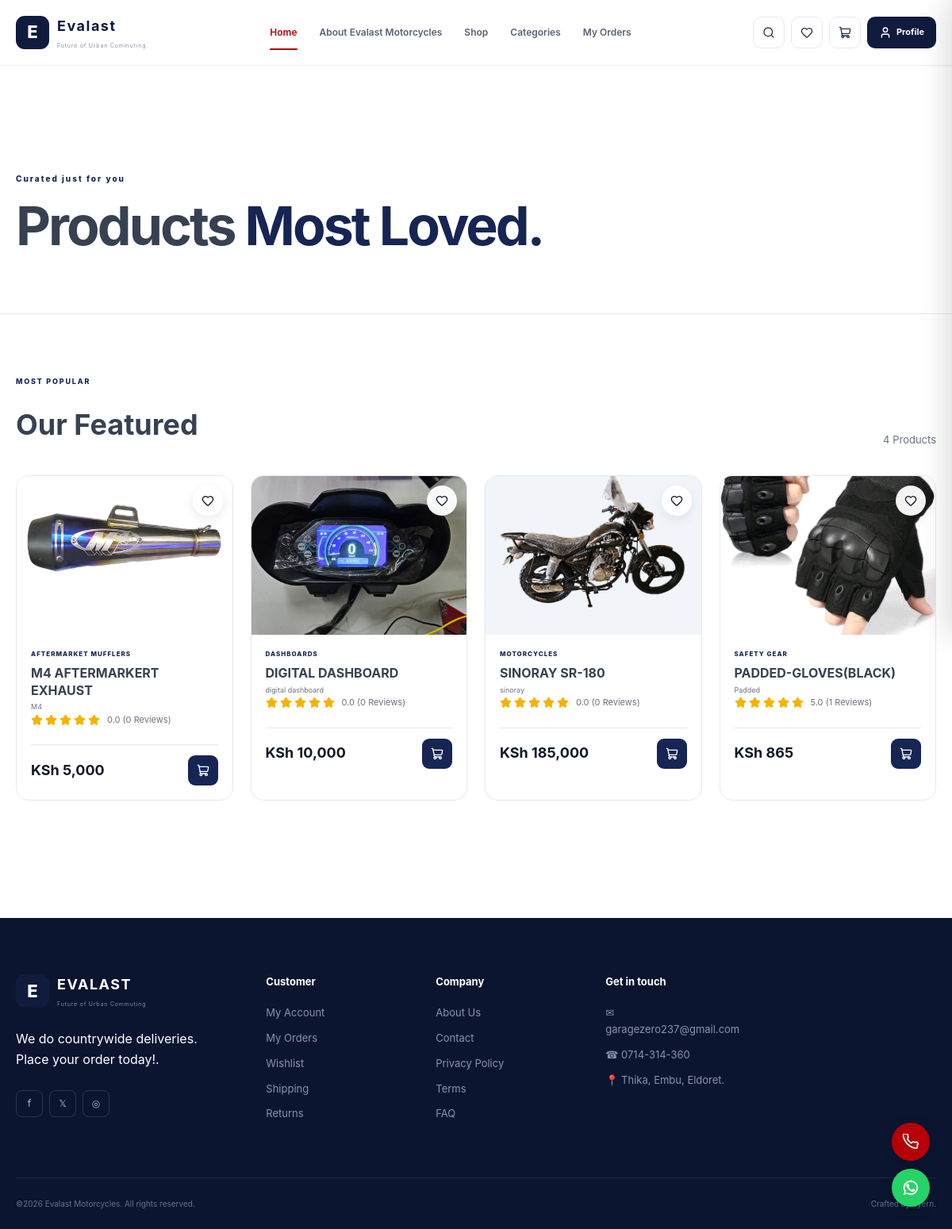
Screenshot of /featured_books/ (signed in) with the database file from the repository.
### app/models.py (models this page shows, shortened)
class Book(models.Model):
    STATUS_CHOICES = [
        ('active', 'Active'),
        ('inactive', 'Inactive'),
    ]
    title = models.CharField(max_length=255)
    cover = models.ImageField(
        upload_to='books/',
        blank=True,
        null=True
    )
    author = models.CharField(max_length=255)
    category = models.ForeignKey(
        'Category',
        on_delete=models.SET_NULL,
        null=True,
        blank=True,
        related_name='books'
    )
    isbn = models.CharField(
        max_length=20,
        unique=True,
        blank=True,
        null=True
    )
    publisher = models.CharField(
        max_length=255,
        blank=True,
        null=True
    )
    published_date = models.DateField(
        blank=True,
        null=True
    )
    language = models.CharField(
        max_length=100,
        blank=True,
        null=True
    )
    format = models.CharField(
        max_length=50,
        blank=True,
        null=True
    )
    price = models.PositiveIntegerField(
       default=0
    )
    stock = models.PositiveIntegerField(
        default=0
    )
    status = models.CharField(
        max_length=20,
        choices=STATUS_CHOICES,
        default='active'
    )
    description = models.TextField(
        blank=True,
        null=True
    )
    is_pre_order = models.BooleanField(default=False)
    created_at = models.DateTimeField(auto_now_add=True)
    updated_at = models.DateTimeField(auto_now=True)
    show_on_home = models.BooleanField(default=False)
    home_section = models.CharField(
        max_length=20,
        choices=[
            ('none', 'None'),
            ('featured', 'Featured'),
            ('best_seller', 'Best Seller'),
            ('new_arrival', 'New Arrival'),
        ],
        default='none'
    )

class Category(models.Model):
    name = models.CharField(max_length=100)
    icon = models.CharField(max_length=100, null=True, blank=True)
    description = models.TextField(blank=True, null=True)
    status = models.BooleanField(default=True)

### app/views/client_views.py (the view)
# urls.py: path('featured_books/',
@login_required
def featured_books(request):
    books = Book.objects.filter(
        show_on_home=True,
        home_section='featured',
        status='active'
    ).annotate(
        average_rating=Avg('reviews__rating'),
        review_count=Count('reviews')
    ).order_by('-created_at')
    wishlist_book_ids = Wishlist.objects.filter(
        user=request.user
    ).values_list('book_id', flat=True)
    context = {
        'books': books,
        'wishlist_book_ids': wishlist_book_ids,
    }
    return render(
        request,
        'website/featured_books.html',
        context
    )

### templates/website/featured_books.html (shortened to what this page needs)
{% extends 'website/base.html' %}
{% load static %}
{% load humanize %}
{% block extra_css %}
<link rel="stylesheet" href="{% static 'website/css/pages.css' %}">
{% endblock %}
{% block main %}
<main class="categories-page">
    <section class="categories-hero">
        <div class="categories-container">
            <div class="categories-hero-content">
                <span class="categories-label">
                    Curated just for you
                </span>
                <h1>
                    Products
                    <span>Most Loved.</span>
                </h1>
            </div>
        </div>
    </section>
    <section class="best-sellers-section">
        <div class="shop-container">
            <div class="best-sellers-heading">
                <div>
                    <span class="section-label">
                        MOST POPULAR
                    </span>
                    <h2>
                        Our Featured
                    </h2>
                </div>
                <span class="book-count">
                    {{ books|length }} Products
                </span>
            </div>
            <div class="books-grid">
                {% for book in books %}
                <article class="book-card">
                    <div class="book-image">
                        <a href="{% url 'book_detail' book.id %}">
                            {% if book.cover %}
                                <img
                                    src="{{ book.cover.url }}"
                                    alt="{{ book.title }}"
                                >
                            {% else %}
                                <img
                                    src="{% static 'website/images/books/default-book.jpg' %}"
                                    alt="{{ book.title }}"
                                >
                            {% endif %}
                        </a>
                        {% if book.id in wishlist_book_ids %}
                            <a
                                href="{% url 'remove_from_wishlist' book.id %}"
                                class="wishlist-btn wishlist-active"
                                title="Remove from wishlist"
                            >
                                <i data-lucide="heart"></i>
                            </a>
                        {% else %}
                            <a
                                href="{% url 'add_to_wishlist' book.id %}"
                                class="wishlist-btn"
                                title="Add to wishlist"
                            >
                                <i data-lucide="heart"></i>
                            </a>
                        {% endif %}
                    </div>
                    <div class="book-info">
                        {% if book.category %}
                            <span class="book-category">
                                {{ book.category.name }}
                            </span>
                        {% endif %}
                        <h3>
                            <a href="{% url 'book_detail' book.id %}">
                                {{ book.title }}
                            </a>
                        </h3>
                        <p class="book-author">
                            {{ book.author }}
                        </p>
                        <div class="bd-rating">
                            <div class="bd-stars">
                                {% for i in "12345" %}
                                    {% if book.average_rating and forloop.counter <= book.average_rating %}
                                        <i data-lucide="star"></i>
                                    {% else %}
                                        <i
                                            data-lucide="star"
                                            class="empty-star"
                                        ></i>
                                    {% endif %}
                                {% endfor %}
                            </div>
                            <span>
                                {{ book.average_rating|default:"0"|floatformat:1 }}
                                ({{ book.review_count|default:"0" }} Reviews)
                            </span>
                        </div>
                        <div class="book-bottom">
                            <div class="book-price">
                                <strong>
                                    KSh {{ book.price|intcomma }}
                                </strong>
                            </div>
                            <a
                                class="cart-btn"
                                href="{% url 'add_to_cart' book.id %}"
                                title="Add to cart"
                            >
                                <i data-lucide="shopping-cart"></i>
                            </a>
                        </div>
                    </div>
                </article>
                {% endfor %}
            </div>
        </div>
    </section>
</main>
{% endblock %}

### templates/website/base.html (shortened to what this page needs)
<!doctype html>
{% load static %}
<html lang="en">
    <head>
        <link rel="stylesheet" href="https://cdnjs.cloudflare.com/ajax/libs/font-awesome/6.5.1/css/all.min.css"/>
        <link rel="stylesheet" href="{% static 'website/css/home.css' %}" />
        <link rel="stylesheet" href="https://cdn.jsdelivr.net/npm/bootstrap-icons@1.11.3/font/bootstrap-icons.min.css">
        <link rel="stylesheet" href="https://cdnjs.cloudflare.com/ajax/libs/bootstrap/5.3.8/css/bootstrap-grid.css">
        <link rel="stylesheet" href="https://cdn.jsdelivr.net/npm/swiper@12/swiper-bundle.min.css"/>
        {% block extra_css %}
        {% endblock %}
    </head>
  <div class="fl-a">
    <a href="tel:+254714314360" class="flb cl" title="Call 0714-314-360">
    </a>
    <a href="https://wa.me/254714314360?text=Hi!%20I'm%20from%20Evalast%20Motorcycles%20website%20😊%20." target="_blank"
      class="flb wa" title="WhatsApp 0714-314-360">
    </a>
  </div>
    <body>
        {% include 'includes/website/header.html' %}
        {% include 'includes/website/message.html' %}
        <main class="my-5">{% block main %}{% endblock %}</main>
        {% include 'includes/website/footer.html' %}
    </body>
</html>

### templates/includes/website/header.html (shortened to what this page needs)
<!DOCTYPE html>
 {% load static %}
<html lang="en">
<head>
    <link rel="stylesheet" href="{% static 'website/css/header.css' %}">
</head>
<body>
    <header class="site-header">
    <div class="header-container">
        <a href="/" class="logo">
            <span class="logo-icon">E</span>
            <div>
                <strong>Evalast</strong>
                <small>Future of Urban Commuting.</small>
            </div>
        </a>
        <nav class="main-nav">
            <a href="/" class="active">Home</a>
            <a href="{% url 'about' %}">
                About Evalast Motorcycles
            </a>
            <a href="{% url 'shop' %}">
                Shop
            </a>
            <a href="{% url 'category' %}">
                Categories
            </a>
            <a href="{% url 'my_orders' %}">
                My Orders
            </a>
        </nav>
        <div class="header-actions">
            <button
                type="button"
                class="icon-btn"
                id="searchToggle"
                aria-label="Search"
            >
                <i data-lucide="search"></i>
            </button>
            <a href="{% url 'my_wishlist' %}" class="icon-btn">
                <i data-lucide="heart"></i>
            </a>
            <a href="{% url 'cart' %}" class="icon-btn cart">
                <i data-lucide="shopping-cart"></i>
            </a>
            {% if user.is_authenticated %}
                {% if user.is_staff %}
                    <a
                        href="{% url 'dashboard' %}"
                        class="account-btn"
                    >
                        Admin Dashboard
                    </a>
                {% else %}
                    <a
                        href="{% url 'profile' %}"
                        class="account-btn"
                    >
                        <i data-lucide="user"></i>
                        <span>Profile</span>
                    </a>
                {% endif %}
            {% endif %}
        </div>
    </div>
</header>
</body>
</html>

### templates/includes/website/message.html (shortened to what this page needs)
<!DOCTYPE html>
<html lang="en">
<head>
</head>
<body>
</body>
</html>

### templates/includes/website/footer.html (shortened to what this page needs)
<!DOCTYPE html>
{% load static %}
<html lang="en">
<head>
    <link rel="stylesheet" href="{% static 'website/css/footer.css' %}">
</head>
<body>
    <footer class="site-footer">
    <div class="footer-container">
        <div class="footer-brand">
            <a href="/" class="logo">
                <span class="logo-icon">E</span>
                <div>
                    <strong>EVALAST</strong>
                    <small>Future of Urban Commuting</small>
                </div>
            </a>
            <br>
            <p>
                We do countrywide deliveries.
                Place your order today!.
            </p>
            <br>
            <div class="socials">
                <a href="#">f</a>
                <a href="#">𝕏</a>
                <a href="#">◎</a>
            </div>
        </div>
        <div class="footer-links">
            <h4>Customer</h4>
            <a href="#">My Account</a>
            <a href="{% url 'my_orders' %}">My Orders</a>
            <a href="#">Wishlist</a>
            <a href="#">Shipping</a>
            <a href="#">Returns</a>
        </div>
        <div class="footer-links">
            <h4>Company</h4>
            <a href="#">About Us</a>
            <a href="#">Contact</a>
            <a href="#">Privacy Policy</a>
            <a href="#">Terms</a>
            <a href="#">FAQ</a>
        </div>
        <div class="footer-links">
            <h4>Get in touch</h4>
            <p>✉ garagezero237@gmail.com</p>
            <p>☎ 0714-314-360</p>
            <p>📍 Thika, Embu, Eldoret.</p>
        </div>
    </div>
    <div class="footer-bottom">
        <p>©2026 Evalast Motorcycles. All rights reserved.</p>
        <p>Crafted by Eyern.</p>
    </div>
</footer>
</body>
</html>

### rows the page displays
Book: cover (picture), category.name "AFTERMARKET MUFFLERS", title "M4 AFTERMARKERT EXHAUST", author "M4", average_rating "0.0", review_count "0", price "5,000"
Book: cover (picture), category.name "DASHBOARDS", title "DIGITAL DASHBOARD", author "digital dashboard", average_rating "0.0", review_count "0", price "10,000"
Book: cover (picture), category.name "MOTORCYCLES", title "SINORAY SR-180", author "sinoray", average_rating "0.0", review_count "0", price "185,000"
Book: cover (picture), category.name "SAFETY GEAR", title "PADDED-GLOVES(BLACK)", author "Padded", average_rating "5.0", review_count "1", price "865"

### other values shown
{{ books|length }} "4"
